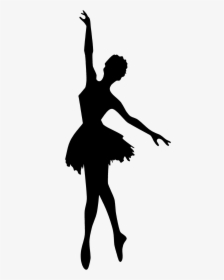
#> input picture Modulo_04/img/bailarina.png, 224 x 280 px
$ jupyter execute transformada_distancia.ipynb   (shell and % lines are left out)
#> lines starting #> are read from the running program, lines starting #| are printed output that depends on the picture; after the words box and inside, x2 and y2 are one past the last pixel; in counts of white or black regions, pixels touching at a corner belong together
[cell 1]
import cv2
import numpy as np

[cell 2]
imagen = cv2.imread("img/bailarina.png", cv2.IMREAD_GRAYSCALE)
#> imagen is the input picture: shape (280, 224); min 0, max 248, mean 219.3
_,imagen_bin = cv2.threshold(imagen, 0, 255, cv2.THRESH_BINARY | cv2.THRESH_OTSU)
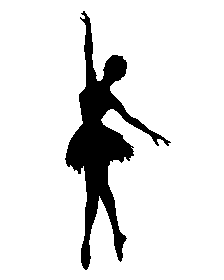
#> imagen_bin: shape (280, 224); 89.1% white; 1 black region, box (x1, y1, x2, y2) and area: (65, 11, 171, 270) 6828
cv2.imshow("Imagen", imagen_bin)
cv2.waitKey(0)

[cell 3]
# Matriz de prueba
"""
imagen_bin = np.matrix([
    [1,1,1],
    [1,0,1],
    [1,1,1]
]).astype(np.uint8)
imagen_bin
"""

[cell 4]
h, w = imagen_bin.shape
#> h = 280; w = 224
matriz_distancias = (h + w) * imagen_bin.astype(np.uint16)
matriz_distancias

[cell 5]
# Primera pasada
for y in range(h):
    for x in range(w):
        norte = y - 1
        oeste = x - 1
        if norte < h and norte >= 0:
            pixel_norte = matriz_distancias[norte, x]
        else:
            pixel_norte = h + w
        if oeste < w and oeste >= 0:
            pixel_oeste = matriz_distancias[y, oeste]
        else:
            pixel_oeste = h + w

        matriz_distancias[y,x] = min(matriz_distancias[y,x], pixel_norte + 1, pixel_oeste + 1)
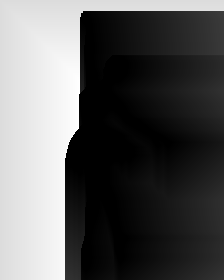
#> matriz_distancias: shape (280, 224) uint16; min 0, max 584, mean 212.2; drawn with min black and max white

print(matriz_distancias)
#> (printed output is left out)

[cell 6]
# Segunda Pasada
for y in range(h-1, -1, -1):
    for x in range(w-1, -1, -1):
        sur = y + 1
        este = x + 1
        if sur < h and sur >= 0:
            pixel_sur = matriz_distancias[sur, x]
        else:
            pixel_sur = h + w
        if este < w and este >= 0:
            pixel_este = matriz_distancias[y, este]
        else:
            pixel_este = h + w

        matriz_distancias[y,x] = min(matriz_distancias[y,x], pixel_sur + 1, pixel_este + 1)
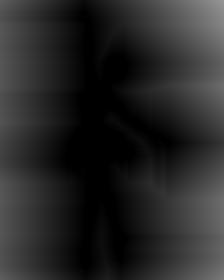
#> matriz_distancias: shape (280, 224) uint16; min 0, max 150, mean 39.6

print(matriz_distancias)
#> (printed output is left out)

[cell 7]
matriz_distancias

[cell 8]
imagen_bin = cv2.morphologyEx(imagen_bin, cv2.MORPH_GRADIENT, np.ones((3,3)))
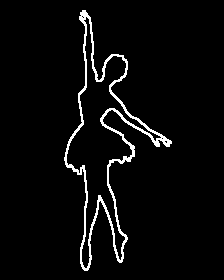
#> imagen_bin: shape (280, 224); 4% white in thin lines or dots, all inside (x1, y1, x2, y2) = (64, 10, 172, 271)
imagen_bin = cv2.dilate(imagen_bin, np.ones((3,3)), iterations=4)
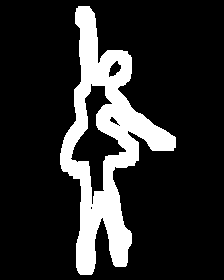
#> imagen_bin: shape (280, 224); 16.7% white; 1 white region, box (x1, y1, x2, y2) and area: (60, 6, 176, 275) 10486
cv2.imshow("Process", imagen_bin)
cv2.waitKey(0)
matriz_distancias_2 = cv2.distanceTransform(imagen_bin, cv2.DIST_L1, 3)
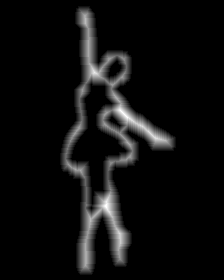
#> matriz_distancias_2: shape (280, 224) float32; min 0, max 15, mean 0.856; drawn with min black and max white

[cell 9]
(matriz_distancias - matriz_distancias_2).sum()
#> Out = 2430537

[cell 10]
from skimage.feature import peak_local_max
skeleton = np.zeros(imagen_bin.shape, dtype=np.uint8)
coords = peak_local_max(matriz_distancias_2, min_distance=1)
#> coords = 603 pairs, first value 15 to 265, second value 65 to 165
for coord in coords:
    skeleton[coord[0], coord[1]] = 255
#> this loop made 603 passes
#> coord on passes 1 to 3: [110, 120], [111, 121], [112, 122]
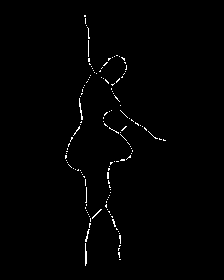
#> skeleton: shape (280, 224); 0.96% white in thin lines or dots, all inside (x1, y1, x2, y2) = (65, 15, 166, 266)
cv2.imshow("Distancias", skeleton)
cv2.waitKey(0)

$ run again, with Modulo_04/img/etiquetado.png copied over Modulo_04/img/bailarina.png
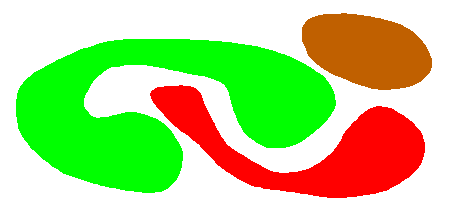
#> input picture Modulo_04/img/etiquetado.png, 457 x 213 px
#> `_,imagen_bin = cv2.threshold(imagen, 0, 255, cv2.THRESH_BINARY | cv2.T..`:
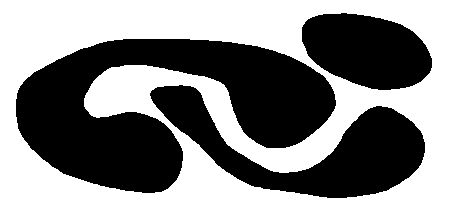
#> imagen_bin: shape (213, 457); 53.2% white; 3 black regions, box (x1, y1, x2, y2) and area: (16, 39, 336, 193) 26202, (150, 85, 425, 198) 11902, (302, 13, 432, 90) 7457
#> (printed output is left out)
#> (printed output is left out)
#> Out = 974656
#> coords = 2142 pairs, first value 13 to 198, second value 15 to 431
#> the loop `for coord in coords:` made 2142 passes
#> coord on passes 1 to 3: [136, 181], [59, 308], [60, 307]
#> after the loop `for coord in coords:`:
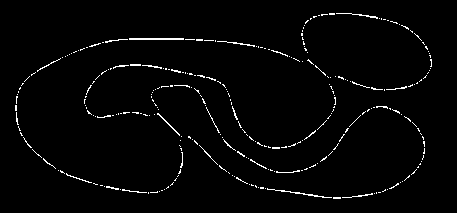
#> skeleton: shape (213, 457); 2.2% white in thin lines or dots, all inside (x1, y1, x2, y2) = (15, 13, 432, 199)

$ run again, with Modulo_04/img/beagle.jpg saved as Modulo_04/img/bailarina.png
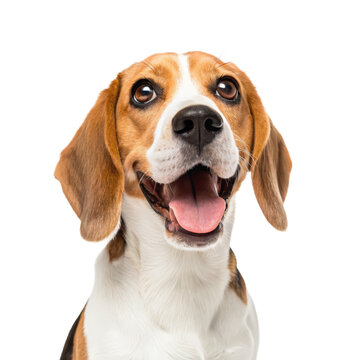
#> input picture Modulo_04/img/beagle.jpg, 360 x 360 px
#> `_,imagen_bin = cv2.threshold(imagen, 0, 255, cv2.THRESH_BINARY | cv2.T..`:
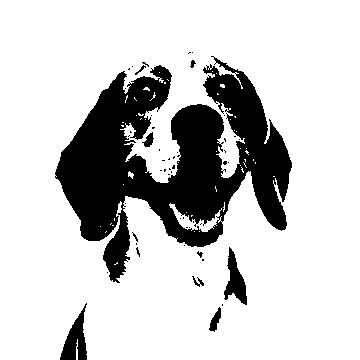
#> imagen_bin: shape (360, 360); 79.4% white; 51 black regions (42 under 20 px), largest, box (x1, y1, x2, y2) and area: (55, 56, 292, 283) 24806, (60, 303, 87, 360) 767, (224, 247, 247, 305) 642
#> (printed output is left out)
#> (printed output is left out)
#> Out = 4742482
#> coords = 1436 pairs, first value 54 to 358, second value 55 to 291
#> the loop `for coord in coords:` made 1436 passes
#> coord on passes 1 to 3: [78, 149], [77, 147], [76, 145]
#> after the loop `for coord in coords:`:
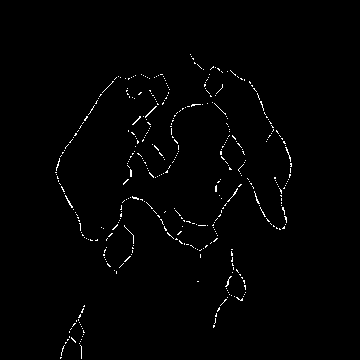
#> skeleton: shape (360, 360); 1.1% white in thin lines or dots, all inside (x1, y1, x2, y2) = (55, 54, 292, 359)
